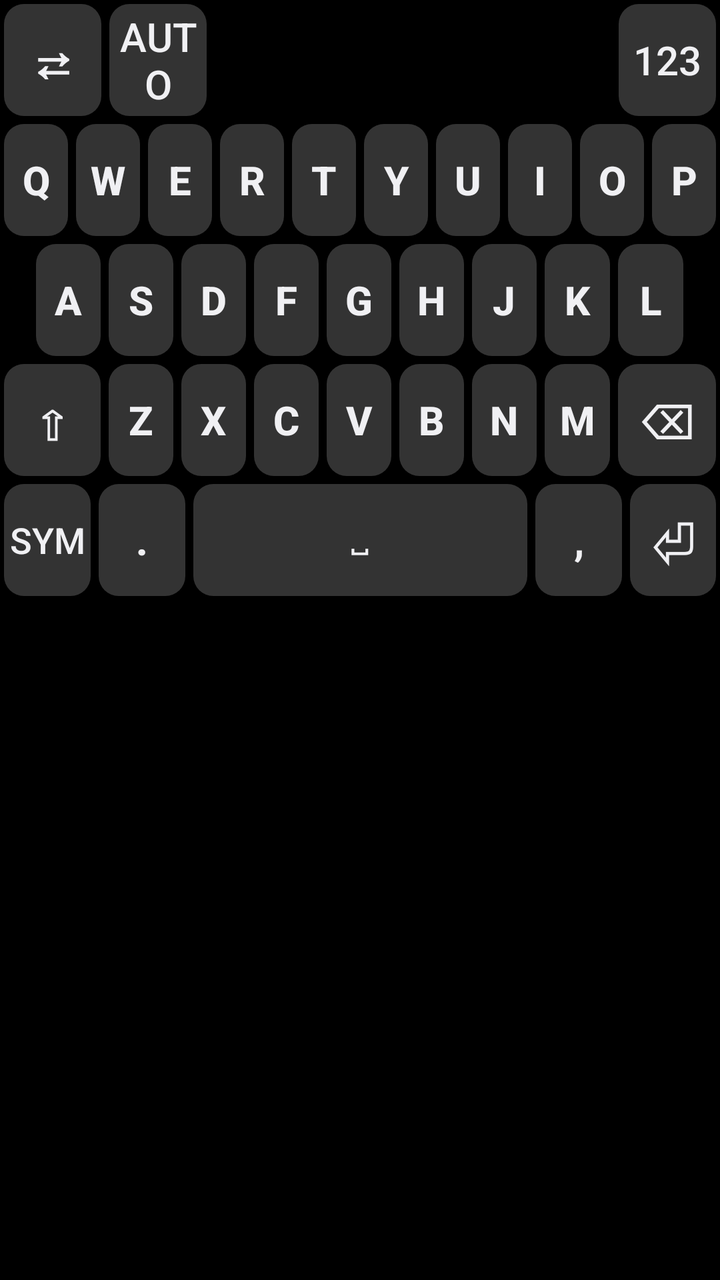
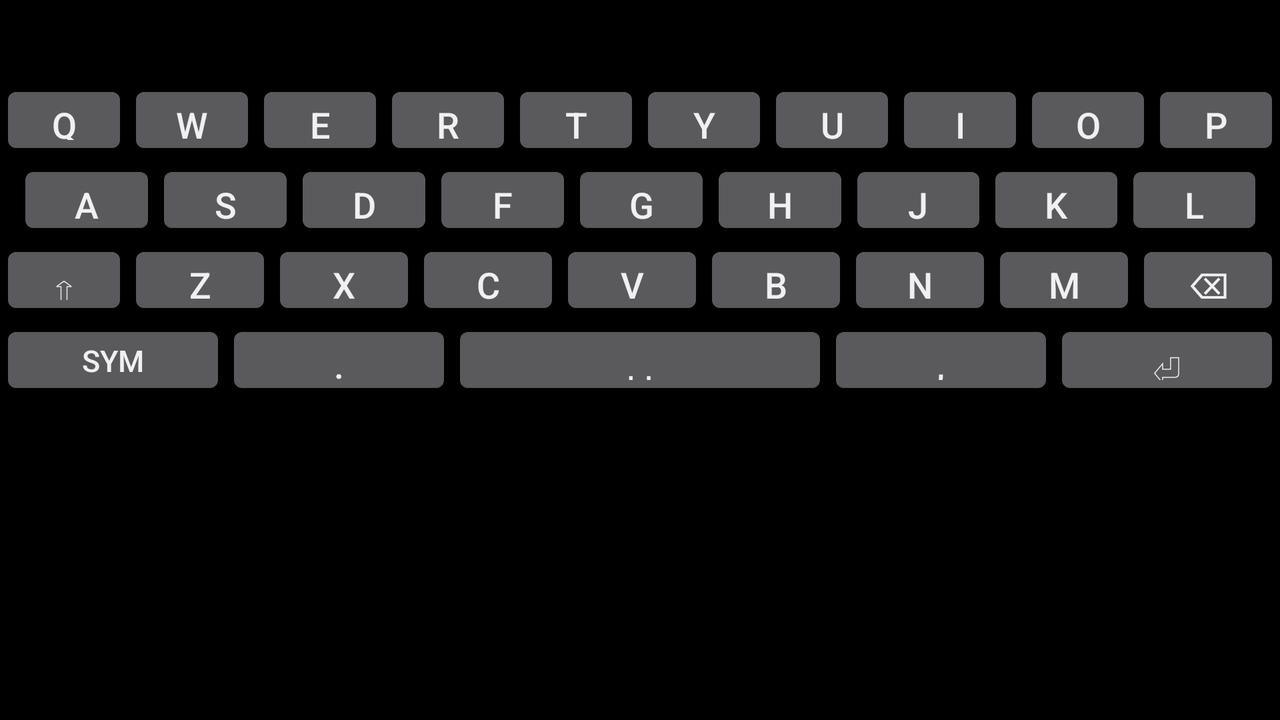

Compare how this app lays out the same screen by default and in its alternative resource folder. The renders come first, then the two layout files and the values they reference.
<!-- AndroidManifest.xml: application theme Theme.NumberPadApp -->
<!-- res/layout/qwerty_keyboard_view.xml -->
<?xml version="1.0" encoding="utf-8"?>
<LinearLayout xmlns:android="http://schemas.android.com/apk/res/android"
    android:layout_width="match_parent"
    android:layout_height="wrap_content"
    android:layout_gravity="bottom"
    android:orientation="vertical"
    android:background="@color/black">

    
    <LinearLayout
        android:layout_width="match_parent"
        android:layout_height="60dp"
        android:orientation="horizontal">

        <Button
            android:id="@+id/btnToggleModeQwerty"
            style="@style/KeyboardSpecialBtn"
            android:layout_width="wrap_content"
            android:layout_height="match_parent"
            android:layout_margin="2dp"
            android:background="@drawable/rounded_button"
            android:layout_weight="1"
            android:textStyle="bold"
            android:text="@string/key_toggle_arrow"
            android:textSize="25sp" />

        <Button
            android:id="@+id/btnAutoQwerty"
            style="@style/KeyboardSpecialBtn"
            android:layout_width="wrap_content"
            android:layout_height="match_parent"
            android:layout_weight="1"
            android:text="@string/key_auto"
            android:background="@drawable/rounded_button"
            android:layout_margin="2dp"
            android:textSize="20sp" />

        <View
            android:layout_width="202dp"
            android:layout_height="match_parent"
            android:layout_weight="0"
            android:backgroundTint="@color/toggle_inactive" />

        <Button
            android:id="@+id/btn123"
            style="@style/KeyboardSpecialBtn"
            android:layout_width="wrap_content"
            android:layout_height="match_parent"
            android:layout_margin="2dp"
            android:background="@drawable/rounded_button"
            android:layout_weight="1"
            android:text="@string/key_123"
            android:textSize="20sp"
            />
    </LinearLayout>

    
    
    <LinearLayout
        android:layout_width="match_parent"
        android:layout_height="60dp"
        android:orientation="horizontal">

        <Button style="@style/KeyboardButton"
            android:id="@+id/btnQ"
            android:layout_width="0dp"
            android:layout_height="match_parent"
            android:layout_margin="2dp"
            android:background="@drawable/rounded_button"
            android:layout_weight="1"
            android:textStyle="bold"
            android:text="@string/key_q"
            android:textSize="20sp" />

        <Button style="@style/KeyboardButton"
            android:id="@+id/btnW"
            android:layout_width="0dp"
            android:layout_height="match_parent"
            android:layout_margin="2dp"
            android:background="@drawable/rounded_button"
            android:layout_weight="1"
            android:textStyle="bold"
            android:text="@string/key_w"
            android:textSize="20sp" />

        <Button style="@style/KeyboardButton"
            android:id="@+id/btnE"
            android:layout_width="0dp"
            android:layout_height="match_parent"
            android:layout_margin="2dp"
            android:background="@drawable/rounded_button"
            android:layout_weight="1"
            android:textStyle="bold"
            android:text="@string/key_e"
            android:textSize="20sp" />

        <Button style="@style/KeyboardButton"
            android:id="@+id/btnR"
            android:layout_width="0dp"
            android:layout_height="match_parent"
            android:layout_margin="2dp"
            android:background="@drawable/rounded_button"
            android:layout_weight="1"
            android:textStyle="bold"
            android:text="@string/key_r"
            android:textSize="20sp" />

        <Button style="@style/KeyboardButton"
            android:id="@+id/btnT"
            android:layout_width="0dp"
            android:layout_height="match_parent"
            android:layout_margin="2dp"
            android:background="@drawable/rounded_button"
            android:layout_weight="1"
            android:textStyle="bold"
            android:text="@string/key_t"
            android:textSize="20sp" />

        <Button style="@style/KeyboardButton"
            android:id="@+id/btnY"
            android:layout_width="0dp"
            android:layout_height="match_parent"
            android:layout_margin="2dp"
            android:background="@drawable/rounded_button"
            android:layout_weight="1"
            android:textStyle="bold"
            android:text="@string/key_y"
            android:textSize="20sp" />

        <Button style="@style/KeyboardButton"
            android:id="@+id/btnU"
            android:layout_width="0dp"
            android:layout_height="match_parent"
            android:layout_margin="2dp"
            android:background="@drawable/rounded_button"
            android:layout_weight="1"
            android:textStyle="bold"
            android:text="@string/key_u"
            android:textSize="20sp" />

        <Button style="@style/KeyboardButton"
            android:id="@+id/btnI"
            android:layout_width="0dp"
            android:layout_height="match_parent"
            android:layout_margin="2dp"
            android:background="@drawable/rounded_button"
            android:layout_weight="1"
            android:textStyle="bold"
            android:text="@string/key_i"
            android:textSize="20sp" />

        <Button style="@style/KeyboardButton"
            android:id="@+id/btnO"
            android:layout_width="0dp"
            android:layout_height="match_parent"
            android:layout_margin="2dp"
            android:background="@drawable/rounded_button"
            android:layout_weight="1"
            android:textStyle="bold"
            android:text="@string/key_o"
            android:textSize="20sp" />

        <Button style="@style/KeyboardButton"
            android:id="@+id/btnP"
            android:layout_width="0dp"
            android:layout_height="match_parent"
            android:layout_margin="2dp"
            android:background="@drawable/rounded_button"
            android:layout_weight="1"
            android:textStyle="bold"
            android:text="@string/key_p"
            android:textSize="20sp" />
    </LinearLayout>

    
    <LinearLayout
        android:layout_width="match_parent"
        android:layout_height="60dp"
        android:orientation="horizontal">

        <View
            android:layout_width="0dp"
            android:layout_height="match_parent"
            android:layout_weight="0.5" />

        <Button style="@style/KeyboardButton"
            android:id="@+id/btnA"
            android:layout_width="0dp"
            android:layout_height="match_parent"
            android:layout_margin="2dp"
            android:background="@drawable/rounded_button"
            android:layout_weight="1"
            android:textStyle="bold"
            android:text="@string/key_a"
            android:textSize="20sp" />

        <Button style="@style/KeyboardButton"
            android:id="@+id/btnS"
            android:layout_width="0dp"
            android:layout_height="match_parent"
            android:layout_margin="2dp"
            android:background="@drawable/rounded_button"
            android:layout_weight="1"
            android:textStyle="bold"
            android:text="@string/key_s"
            android:textSize="20sp" />

        <Button style="@style/KeyboardButton"
            android:id="@+id/btnD"
            android:layout_width="0dp"
            android:layout_height="match_parent"
            android:layout_margin="2dp"
            android:background="@drawable/rounded_button"
            android:layout_weight="1"
            android:textStyle="bold"
            android:text="@string/key_d"
            android:textSize="20sp" />

        <Button style="@style/KeyboardButton"
            android:id="@+id/btnF"
            android:layout_width="0dp"
            android:layout_height="match_parent"
            android:layout_margin="2dp"
            android:background="@drawable/rounded_button"
            android:layout_weight="1"
            android:textStyle="bold"
            android:text="@string/key_f"
            android:textSize="20sp" />

        <Button style="@style/KeyboardButton"
            android:id="@+id/btnG"
            android:layout_width="0dp"
            android:layout_height="match_parent"
            android:layout_margin="2dp"
            android:background="@drawable/rounded_button"
            android:layout_weight="1"
            android:textStyle="bold"
            android:text="@string/key_g"
            android:textSize="20sp" />

        <Button style="@style/KeyboardButton"
            android:id="@+id/btnH"
            android:layout_width="0dp"
            android:layout_height="match_parent"
            android:layout_margin="2dp"
            android:background="@drawable/rounded_button"
            android:layout_weight="1"
            android:textStyle="bold"
            android:text="@string/key_h"
            android:textSize="20sp" />

        <Button style="@style/KeyboardButton"
            android:id="@+id/btnJ"
            android:layout_width="0dp"
            android:layout_height="match_parent"
            android:layout_margin="2dp"
            android:background="@drawable/rounded_button"
            android:layout_weight="1"
            android:textStyle="bold"
            android:text="@string/key_j"
            android:textSize="20sp" />

        <Button style="@style/KeyboardButton"
            android:id="@+id/btnK"
            android:layout_width="0dp"
            android:layout_height="match_parent"
            android:layout_margin="2dp"
            android:background="@drawable/rounded_button"
            android:layout_weight="1"
            android:textStyle="bold"
            android:text="@string/key_k"
            android:textSize="20sp" />

        <Button style="@style/KeyboardButton"
            android:id="@+id/btnL"
            android:layout_width="0dp"
            android:layout_height="match_parent"
            android:layout_margin="2dp"
            android:background="@drawable/rounded_button"
            android:layout_weight="1"
            android:textStyle="bold"
            android:text="@string/key_l"
            android:textSize="20sp"/>

        <View
            android:layout_width="0dp"
            android:layout_height="match_parent"
            android:layout_weight="0.5" />

    </LinearLayout>

    
    <LinearLayout
        android:layout_width="match_parent"
        android:layout_height="60dp"
        android:orientation="horizontal">

        <Button style="@style/KeyboardSpecialBtn"
            android:id="@+id/btnShift"
            android:layout_width="0dp"
            android:layout_height="match_parent"
            android:layout_margin="2dp"
            android:background="@drawable/rounded_button"
            android:layout_weight="1.5"
            android:textStyle="bold"
            android:text="@string/key_shift"
            android:textSize="25sp" />

        <Button style="@style/KeyboardButton"
            android:id="@+id/btnZ"
            android:layout_width="0dp"
            android:layout_height="match_parent"
            android:layout_margin="2dp"
            android:background="@drawable/rounded_button"
            android:layout_weight="1"
            android:textStyle="bold"
            android:text="@string/key_z"
            android:textSize="20sp" />

        <Button style="@style/KeyboardButton"
            android:id="@+id/btnX"
            android:layout_width="0dp"
            android:layout_height="match_parent"
            android:layout_margin="2dp"
            android:background="@drawable/rounded_button"
            android:layout_weight="1"
            android:textStyle="bold"
            android:text="@string/key_x"
            android:textSize="20sp" />

        <Button style="@style/KeyboardButton"
            android:id="@+id/btnC"
            android:layout_width="0dp"
            android:layout_height="match_parent"
            android:layout_margin="2dp"
            android:background="@drawable/rounded_button"
            android:layout_weight="1"
            android:textStyle="bold"
            android:text="@string/key_c"
            android:textSize="20sp" />

        <Button style="@style/KeyboardButton"
            android:id="@+id/btnV"
            android:layout_width="0dp"
            android:layout_height="match_parent"
            android:layout_margin="2dp"
            android:background="@drawable/rounded_button"
            android:layout_weight="1"
            android:textStyle="bold"
            android:text="@string/key_v"
            android:textSize="20sp" />

        <Button style="@style/KeyboardButton"
            android:id="@+id/btnB"
            android:layout_width="0dp"
            android:layout_height="match_parent"
            android:layout_margin="2dp"
            android:background="@drawable/rounded_button"
            android:layout_weight="1"
            android:textStyle="bold"
            android:text="@string/key_b"
            android:textSize="20sp" />

        <Button style="@style/KeyboardButton"
            android:id="@+id/btnN"
            android:layout_width="0dp"
            android:layout_height="match_parent"
            android:layout_margin="2dp"
            android:background="@drawable/rounded_button"
            android:layout_weight="1"
            android:textStyle="bold"
            android:text="@string/key_n"
            android:textSize="20sp" />

        <Button style="@style/KeyboardButton"
            android:id="@+id/btnM"
            android:layout_width="0dp"
            android:layout_height="match_parent"
            android:layout_margin="2dp"
            android:background="@drawable/rounded_button"
            android:layout_weight="1"
            android:textStyle="bold"
            android:text="@string/key_m"
            android:textSize="20sp" />

        <Button style="@style/KeyboardSpecialBtn"
            android:id="@+id/btnBackQwerty"
            android:layout_width="0dp"
            android:layout_height="match_parent"
            android:layout_margin="2dp"
            android:background="@drawable/rounded_button"
            android:layout_weight="1.5"
            android:text="@string/key_backspace"
            android:textSize="25sp" />
    </LinearLayout>

    
    <LinearLayout
        android:layout_width="match_parent"
        android:layout_height="60dp"
        android:orientation="horizontal">

        <Button style="@style/KeyboardSpecialBtn"
            android:id="@+id/btnSym"
            android:layout_width="wrap_content"
            android:layout_height="match_parent"
            android:layout_margin="2dp"
            android:background="@drawable/rounded_button"
            android:layout_weight="1"
            android:text="@string/key_sym"
            android:textSize="18sp" />

        <Button style="@style/KeyboardSpecialBtn"
            android:id="@+id/btnDotQwerty"
            android:layout_width="wrap_content"
            android:layout_height="match_parent"
            android:layout_margin="2dp"
            android:background="@drawable/rounded_button"
            android:layout_weight="1"
            android:textStyle="bold"
            android:text="@string/key_dot"
            android:textSize="20sp" />

        <Button
            android:id="@+id/btnSpaceQwerty"
            style="@style/KeyboardButton"
            android:layout_width="167dp"
            android:layout_height="match_parent"
            android:layout_margin="2dp"
            android:background="@drawable/rounded_button"
            android:text="@string/key_space" />

        <Button style="@style/KeyboardSpecialBtn"
            android:id="@+id/btnCommaQwerty"
            android:layout_width="wrap_content"
            android:layout_height="match_parent"
            android:layout_margin="2dp"
            android:background="@drawable/rounded_button"
            android:layout_weight="1"
            android:textStyle="bold"
            android:text="@string/key_comma"
            android:textSize="20sp" />

        <Button style="@style/KeyboardSpecialBtn"
            android:id="@+id/btnEnterQwerty"
            android:layout_width="wrap_content"
            android:layout_height="match_parent"
            android:layout_margin="2dp"
            android:background="@drawable/rounded_button"
            android:layout_weight="1"
            android:textStyle="bold"
            android:text="@string/key_enter"
            android:textSize="30sp" />
    </LinearLayout>

</LinearLayout>
<!-- resources referenced by this layout -->
<resources>
  <color name="black">#FF000000</color>
  <color name="toggle_inactive">#FF333333</color>
  <!-- drawable rounded_button (drawable) -->
  <?xml version="1.0" encoding="utf-8"?>
  <shape xmlns:android="http://schemas.android.com/apk/res/android"
      android:shape="rectangle">
  
      
      <solid android:color="@color/button_background_dark" />
  
      
      <corners android:radius="10dp" />
  </shape>
  <string name="key_123">123</string>
  <string name="key_a">a</string>
  <string name="key_auto">auto</string>
  <string name="key_b">b</string>
  <string name="key_backspace">⌫</string>
  <string name="key_c">c</string>
  <string name="key_comma">,</string>
  <string name="key_d">d</string>
  <string name="key_dot">.</string>
  <string name="key_e">e</string>
  <string name="key_enter">⏎</string>
  <string name="key_f">f</string>
  <string name="key_g">g</string>
  <string name="key_h">h</string>
  <string name="key_i">i</string>
  <string name="key_j">j</string>
  <string name="key_k">k</string>
  <string name="key_l">l</string>
  <string name="key_m">m</string>
  <string name="key_n">n</string>
  <string name="key_o">o</string>
  <string name="key_p">p</string>
  <string name="key_q">q</string>
  <string name="key_r">r</string>
  <string name="key_s">s</string>
  <string name="key_shift">⇧</string>
  <string name="key_space">␣</string>
  <string name="key_sym">SYM</string>
  <string name="key_t">t</string>
  <string name="key_toggle_arrow">⇄</string>
  <string name="key_u">u</string>
  <string name="key_v">v</string>
  <string name="key_w">w</string>
  <string name="key_x">x</string>
  <string name="key_y">y</string>
  <string name="key_z">z</string>
  <style name="Theme.NumberPadApp" parent="android:Theme.DeviceDefault">
          
          <item name="android:statusBarColor">@android:color/black</item>
      </style>
  <color name="button_background_dark">#FF333333</color>
</resources>
<!-- res/layout-land/qwerty_keyboard_view.xml (the author's variant of the layout above) -->
<!-- drawn on the phone turned sideways -->
<?xml version="1.0" encoding="utf-8"?>
<LinearLayout xmlns:android="http://schemas.android.com/apk/res/android"
    android:layout_width="match_parent"
    android:layout_height="wrap_content"
    android:layout_gravity="bottom"
    android:orientation="vertical"
    android:background="@color/black">

    
    <LinearLayout
        android:layout_width="match_parent"
        android:layout_height="40dp"
        android:orientation="horizontal">

        <Button
            android:id="@+id/btnToggleModeQwerty"
            style="@style/KeyboardSpecialBtn"
            android:layout_width="128dp"
            android:layout_height="wrap_content"
            android:layout_weight="1.5"
            android:text="@string/key_toggle_arrow"
            android:textSize="20sp" />

        <View
            android:layout_width="669dp"
            android:layout_height="match_parent"
            android:layout_weight="0"
            android:backgroundTint="@color/toggle_inactive" />

        <Button style="@style/KeyboardSpecialBtn"
            android:id="@+id/btn123"
            android:layout_width="128dp"
            android:layout_height="match_parent"
            android:layout_weight="1"
            android:text="@string/key_123"
            android:textSize="18sp" />
    </LinearLayout>

    
    <LinearLayout
        android:layout_width="match_parent"
        android:layout_height="40dp"
        android:orientation="horizontal">

        <Button style="@style/KeyboardButton" android:id="@+id/btnQ" android:layout_width="wrap_content" android:layout_height="match_parent" android:layout_weight="1" android:text="@string/key_q" android:textSize="18sp" />
        <Button style="@style/KeyboardButton" android:id="@+id/btnW" android:layout_width="wrap_content" android:layout_height="match_parent" android:layout_weight="1" android:text="@string/key_w" android:textSize="18sp" />
        <Button style="@style/KeyboardButton" android:id="@+id/btnE" android:layout_width="wrap_content" android:layout_height="match_parent" android:layout_weight="1" android:text="@string/key_e" android:textSize="18sp" />
        <Button style="@style/KeyboardButton" android:id="@+id/btnR" android:layout_width="wrap_content" android:layout_height="match_parent" android:layout_weight="1" android:text="@string/key_r" android:textSize="18sp" />
        <Button style="@style/KeyboardButton" android:id="@+id/btnT" android:layout_width="wrap_content" android:layout_height="match_parent" android:layout_weight="1" android:text="@string/key_t" android:textSize="18sp" />
        <Button style="@style/KeyboardButton" android:id="@+id/btnY" android:layout_width="wrap_content" android:layout_height="match_parent" android:layout_weight="1" android:text="@string/key_y" android:textSize="18sp" />
        <Button style="@style/KeyboardButton" android:id="@+id/btnU" android:layout_width="wrap_content" android:layout_height="match_parent" android:layout_weight="1" android:text="@string/key_u" android:textSize="18sp" />
        <Button style="@style/KeyboardButton" android:id="@+id/btnI" android:layout_width="wrap_content" android:layout_height="match_parent" android:layout_weight="1" android:text="@string/key_i" android:textSize="18sp" />
        <Button style="@style/KeyboardButton" android:id="@+id/btnO" android:layout_width="wrap_content" android:layout_height="match_parent" android:layout_weight="1" android:text="@string/key_o" android:textSize="18sp" />
        <Button style="@style/KeyboardButton" android:id="@+id/btnP" android:layout_width="wrap_content" android:layout_height="match_parent" android:layout_weight="1" android:text="@string/key_p" android:textSize="18sp" />
    </LinearLayout>

    
    <LinearLayout
        android:layout_width="match_parent"
        android:layout_height="40dp"
        android:orientation="horizontal">

        <View
            android:layout_width="18dp"
            android:layout_height="match_parent"
            android:layout_weight="0.5"
            android:orientation="vertical" />
        <Button style="@style/KeyboardButton" android:id="@+id/btnA" android:layout_width="wrap_content" android:layout_height="match_parent" android:layout_weight="1" android:text="@string/key_a" android:textSize="18sp" />
        <Button style="@style/KeyboardButton" android:id="@+id/btnS" android:layout_width="wrap_content" android:layout_height="match_parent" android:layout_weight="1" android:text="@string/key_s" android:textSize="18sp" />
        <Button style="@style/KeyboardButton" android:id="@+id/btnD" android:layout_width="wrap_content" android:layout_height="match_parent" android:layout_weight="1" android:text="@string/key_d" android:textSize="18sp" />
        <Button style="@style/KeyboardButton" android:id="@+id/btnF" android:layout_width="wrap_content" android:layout_height="match_parent" android:layout_weight="1" android:text="@string/key_f" android:textSize="18sp" />
        <Button style="@style/KeyboardButton" android:id="@+id/btnG" android:layout_width="wrap_content" android:layout_height="match_parent" android:layout_weight="1" android:text="@string/key_g" android:textSize="18sp" />
        <Button style="@style/KeyboardButton" android:id="@+id/btnH" android:layout_width="wrap_content" android:layout_height="match_parent" android:layout_weight="1" android:text="@string/key_h" android:textSize="18sp" />
        <Button style="@style/KeyboardButton" android:id="@+id/btnJ" android:layout_width="wrap_content" android:layout_height="match_parent" android:layout_weight="1" android:text="@string/key_j" android:textSize="18sp" />
        <Button style="@style/KeyboardButton" android:id="@+id/btnK" android:layout_width="wrap_content" android:layout_height="match_parent" android:layout_weight="1" android:text="@string/key_k" android:textSize="18sp" />
        <Button style="@style/KeyboardButton" android:id="@+id/btnL" android:layout_width="wrap_content" android:layout_height="match_parent" android:layout_weight="1" android:text="@string/key_l" android:textSize="18sp" />
        <View
            android:layout_width="18dp"
            android:layout_height="43dp"
            android:layout_weight="0.5"
            android:orientation="vertical" />
    </LinearLayout>

    
    <LinearLayout
        android:layout_width="match_parent"
        android:layout_height="40dp"
        android:orientation="horizontal">

        <Button style="@style/KeyboardSpecialBtn" android:id="@+id/btnShift" android:layout_width="wrap_content" android:layout_height="match_parent" android:layout_weight="1.5" android:text="@string/key_shift" android:textSize="20sp" />
        <Button style="@style/KeyboardButton" android:id="@+id/btnZ" android:layout_width="wrap_content" android:layout_height="match_parent" android:layout_weight="1" android:text="@string/key_z" android:textSize="18sp" />
        <Button style="@style/KeyboardButton" android:id="@+id/btnX" android:layout_width="wrap_content" android:layout_height="match_parent" android:layout_weight="1" android:text="@string/key_x" android:textSize="18sp" />
        <Button style="@style/KeyboardButton" android:id="@+id/btnC" android:layout_width="wrap_content" android:layout_height="match_parent" android:layout_weight="1" android:text="@string/key_c" android:textSize="18sp" />
        <Button style="@style/KeyboardButton" android:id="@+id/btnV" android:layout_width="wrap_content" android:layout_height="match_parent" android:layout_weight="1" android:text="@string/key_v" android:textSize="18sp" />
        <Button style="@style/KeyboardButton" android:id="@+id/btnB" android:layout_width="wrap_content" android:layout_height="match_parent" android:layout_weight="1" android:text="@string/key_b" android:textSize="18sp" />
        <Button style="@style/KeyboardButton" android:id="@+id/btnN" android:layout_width="wrap_content" android:layout_height="match_parent" android:layout_weight="1" android:text="@string/key_n" android:textSize="18sp" />
        <Button style="@style/KeyboardButton" android:id="@+id/btnM" android:layout_width="wrap_content" android:layout_height="match_parent" android:layout_weight="1" android:text="@string/key_m" android:textSize="18sp" />
        <Button style="@style/KeyboardSpecialBtn" android:id="@+id/btnBackQwerty" android:layout_width="wrap_content" android:layout_height="match_parent" android:layout_weight="1" android:text="@string/key_backspace" android:textSize="18sp" />
    </LinearLayout>

    
    <LinearLayout
        android:layout_width="match_parent"
        android:layout_height="40dp"
        android:orientation="horizontal">

        <Button style="@style/KeyboardSpecialBtn" android:id="@+id/btnSym" android:layout_width="wrap_content" android:layout_height="match_parent" android:layout_weight="1" android:text="@string/key_sym" android:textSize="15sp" />
        <Button style="@style/KeyboardSpecialBtn" android:id="@+id/btnDotQwerty" android:layout_width="wrap_content" android:layout_height="match_parent" android:layout_weight="1" android:text="@string/key_dot" android:textSize="18sp" />
        <Button android:id="@+id/btnSpaceQwerty" style="@style/KeyboardSpecialBtn" android:layout_width="wrap_content" android:layout_height="match_parent" android:layout_weight="4" android:text="@string/key_space" android:textSize="18sp" />
        <Button style="@style/KeyboardSpecialBtn" android:id="@+id/btnCommaQwerty" android:layout_width="wrap_content" android:layout_height="match_parent" android:layout_weight="1" android:text="@string/key_comma" android:textSize="18sp"/>
        <Button style="@style/KeyboardSpecialBtn" android:id="@+id/btnEnterQwerty" android:layout_width="wrap_content" android:layout_height="match_parent" android:layout_weight="1" android:text="@string/key_enter" android:textSize="20sp"/>
    </LinearLayout>

</LinearLayout>
<!-- resources referenced by the variant -->
<!-- as the phone turned sideways resolves them -->
<resources>
  <color name="black">#FF000000</color>
  <color name="toggle_inactive">#FF333333</color>
  <string name="key_123">123</string>
  <string name="key_a">a</string>
  <string name="key_b">b</string>
  <string name="key_backspace">⌫</string>
  <string name="key_c">c</string>
  <string name="key_comma">,</string>
  <string name="key_d">d</string>
  <string name="key_dot">.</string>
  <string name="key_e">e</string>
  <string name="key_enter">⏎</string>
  <string name="key_f">f</string>
  <string name="key_g">g</string>
  <string name="key_h">h</string>
  <string name="key_i">i</string>
  <string name="key_j">j</string>
  <string name="key_k">k</string>
  <string name="key_l">l</string>
  <string name="key_m">m</string>
  <string name="key_n">n</string>
  <string name="key_o">o</string>
  <string name="key_p">p</string>
  <string name="key_q">q</string>
  <string name="key_r">r</string>
  <string name="key_s">s</string>
  <string name="key_shift">⇧</string>
  <string name="key_space">␣</string>
  <string name="key_sym">SYM</string>
  <string name="key_t">t</string>
  <string name="key_toggle_arrow">⇄</string>
  <string name="key_u">u</string>
  <string name="key_v">v</string>
  <string name="key_w">w</string>
  <string name="key_x">x</string>
  <string name="key_y">y</string>
  <string name="key_z">z</string>
  <style name="Theme.NumberPadApp" parent="android:Theme.DeviceDefault">
          
          <item name="android:statusBarColor">@android:color/black</item>
      </style>
</resources>
